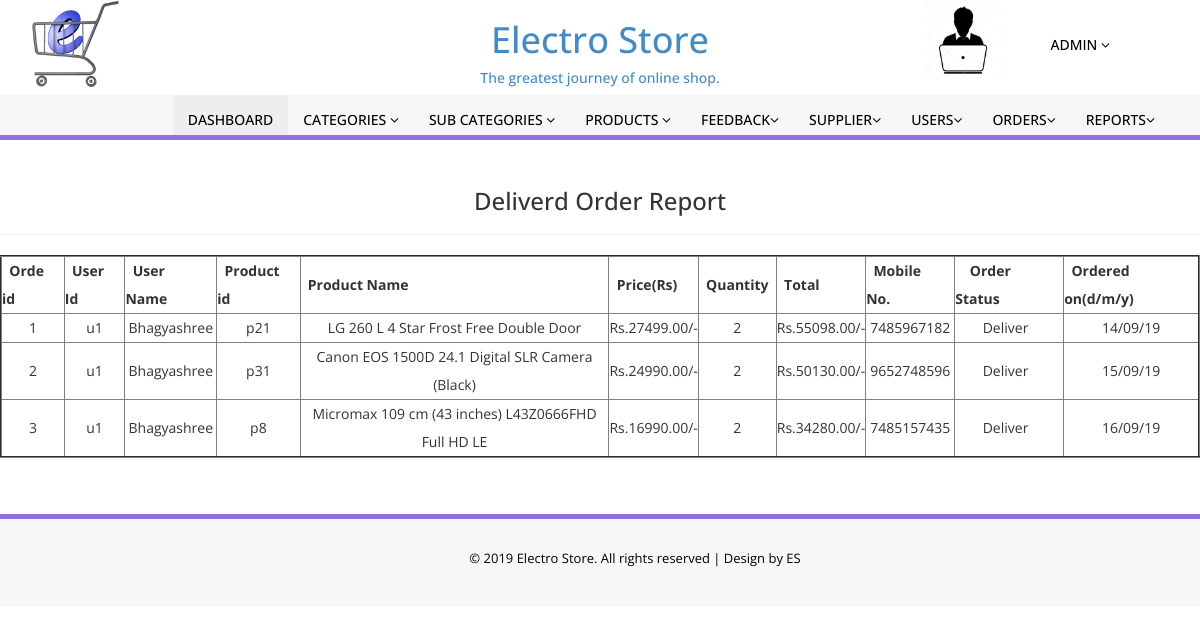
The page /admin/deliver_order.php on the database its author committed.
### tables this page shows
CREATE TABLE `tbl_order` (
  `order_id` int(11) NOT NULL,
  `user_id` int(11) NOT NULL,
  `username` varchar(50) NOT NULL,
  `product_id` int(11) NOT NULL,
  `product_name` varchar(100) NOT NULL,
  `img` varchar(500) NOT NULL,
  `price` varchar(10) NOT NULL,
  `qty` varchar(10) NOT NULL,
  `total` varchar(10) NOT NULL,
  `mobile_no` varchar(10) NOT NULL,
  `landmark` varchar(300) NOT NULL,
  `city` varchar(50) NOT NULL,
  `add_type` varchar(50) NOT NULL,
  `status` varchar(50) NOT NULL,
  `date` varchar(50) NOT NULL
);

### admin/deliver_order.php (the view, shortened to what this page needs)
<?php
    require '../connection.php';
?>
<!DOCTYPE html>
<html xmlns="http://www.w3.org/1999/xhtml">
<head>
    <link href="assets/css/bootstrap.css" rel="stylesheet" />
    <link href="assets/css/font-awesome.css" rel="stylesheet" />
    <link href="assets/css/style.css" rel="stylesheet" />
</head>
<body>
<?php include('include/header.php');?>
  <br>
  <h3 align="center">Deliverd Order Report</h3><hr>
		<table border="2" align="center">
			<tr align="center">
				<th>&nbsp;&nbsp;Orde id&nbsp;&nbsp;</th>
				<th>&nbsp;&nbsp;User Id&nbsp;&nbsp;</th>
				<th>&nbsp;&nbsp;User Name&nbsp;&nbsp;</th>
				<th>&nbsp;&nbsp;Product id&nbsp;&nbsp;</th>
				<th>&nbsp;&nbsp;Product Name&nbsp;&nbsp;</th>
				<th>&nbsp;&nbsp;Price(Rs)&nbsp;&nbsp;</th>
				<th>&nbsp;&nbsp;Quantity&nbsp;&nbsp;</th>
				<th>&nbsp;&nbsp;Total&nbsp;&nbsp;</th>
				<th>&nbsp;&nbsp;Mobile No.&nbsp;&nbsp;</th>
				<th>&nbsp;&nbsp;&nbsp;&nbsp;Order Status&nbsp;&nbsp;&nbsp;&nbsp;</th>
				<th>&nbsp;&nbsp;Ordered on(d/m/y)&nbsp;&nbsp;</th>
			</tr>
			<?php
			$sql="select user_id,username,product_id,product_name,price,qty,total,mobile_no,status,date from tbl_order where status='deliver'";
								$result=$con->query($sql);
								$i=0;
								if ($result->num_rows > 0)
								{
									while($row = $result->fetch_assoc())
									{ $i++;
					?>
			<tr align="center">
				<td><?php echo $i; ?></td>
				<td>u<?php echo $row['user_id']; ?></td>
				<td><?php echo $row['username']; ?></td>
				<td>p<?php echo $row['product_id']; ?></td>
				<td><?php echo $row['product_name']; ?></td>
				<td>Rs.<?php echo $row['price']; ?>.00/-</td>
				<td><?php echo $row['qty']; ?></td>
				<td>Rs.<?php echo $row['total']; ?>.00/-</td>
				<td><?php echo $row['mobile_no']; ?></td>
			    <td><?php echo $row['status'] ?>&nbsp;&nbsp;</td>
				<td><?php echo $row["date"];?></td>
			</tr>
			<?php	}
			}
			 else{
				echo "<script>alert('No any Order are Delivered..!')</script>";
				echo "<script>window.location.href='manage_order.php'</script>";
				}?>
				</table><br><br>
  <?php include('include/footer.php');?>
</body>
</html>

### rows shown on the page
tbl_order: user "1", username "Bhagyashree", product "21", product_name "LG 260 L 4 Star Frost Free Double Door", price "27499", qty "2", total "55098", mobile_no "7485967182", status "Deliver", date "14/09/19"
tbl_order: user "1", username "Bhagyashree", product "31", product_name "Canon EOS 1500D 24.1 Digital SLR Camera (Black)", price "24990", qty "2", total "50130", mobile_no "9652748596", status "Deliver", date "15/09/19"
tbl_order: user "1", username "Bhagyashree", product "8", product_name "Micromax 109 cm (43 inches) L43Z0666FHD Full HD LE", price "16990", qty "2", total "34280", mobile_no "7485157435", status "Deliver", date "16/09/19"
